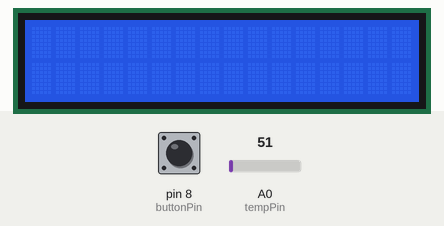
Recording of a sketch running on a simulated Arduino Uno, built with avr-gcc and run on an emulated ATmega328P. Parts: 16×2 character LCD. Inputs (shaded band) come from the test bench; at power-on: pin 8 (buttonPin) LOW, A0 (tempPin) = 51.

Above: at 1.2 s.
1.3 s: pin 8 (buttonPin) pulled HIGH for 0.15 s
At 1.37 s:
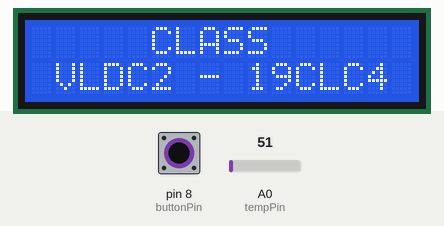
2.9 s: pin 8 (buttonPin) pulled HIGH for 1 s
At 3.7 s:
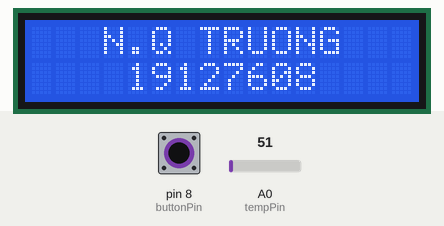
5.4 s: pin 8 (buttonPin) pulled HIGH for 0.15 s
At 5.47 s:
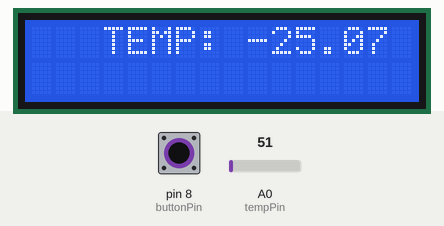
7.0 s: pin 8 (buttonPin) pulled HIGH for 3.2 s
At 7.4 s:
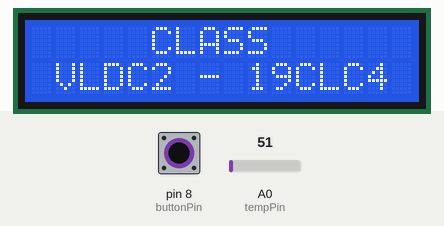
Timing chart, 0 to 10.0 s (numbered marks = the images above; inputs shaded):
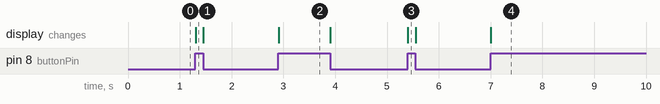

The sketch:

19127608.ino
```cpp
#include <LiquidCrystal.h>

LiquidCrystal lcd(12, 11, 5, 4, 3, 2);
//for switching lcd screen
unsigned int stateCounter = 0;
//pin
int tempPin = A0;
int buttonPin = 8;
//for button state checking
int buttonState;

void setup()
{
	lcd.begin(16, 2);
	pinMode(buttonPin, INPUT);
	pinMode(tempPin, INPUT);
}

void loop()
{
	if(digitalRead(buttonPin) == HIGH)
	{
		while(digitalRead(buttonPin) == HIGH)
		{
			if(digitalRead(buttonPin) == LOW) break;
			display();
		};
		++stateCounter;
	}
	else
	{
		lcd.clear();
	}
}

void display()
{
	switch(stateCounter%3)
	{
		case 0:
		{
			lcd.setCursor(5, 0);
			lcd.print("CLASS");
			lcd.setCursor(1, 1);
			lcd.print("VLDC2 - 19CLC4");
			break;
		}
		case 1:
		{
			lcd.setCursor(3, 0);
			lcd.print("N.Q TRUONG");
			lcd.setCursor(4, 1);
			lcd.print("19127608");
			break;
		}
		case 2:
		{
			String str = "TEMP: " + String(getTempInCel());
			lcd.setCursor(3, 0);
			lcd.print(str);
			break;
		}
	};
}

//return temperature in Celcius
float getTempInCel()
{
	int val = analogRead(tempPin);
  	return ((val * 5.0/1023)/0.01) - 50;
}
```

Measured:
- after the input at 1.3 s, the display: changes at once (image 1)
- after the input at 2.9 s, the display: changes at once (image 2)
- after the input at 5.4 s, the display: changes at once (image 3)
- after the input at 7.0 s, the display: changes at once (image 4)
